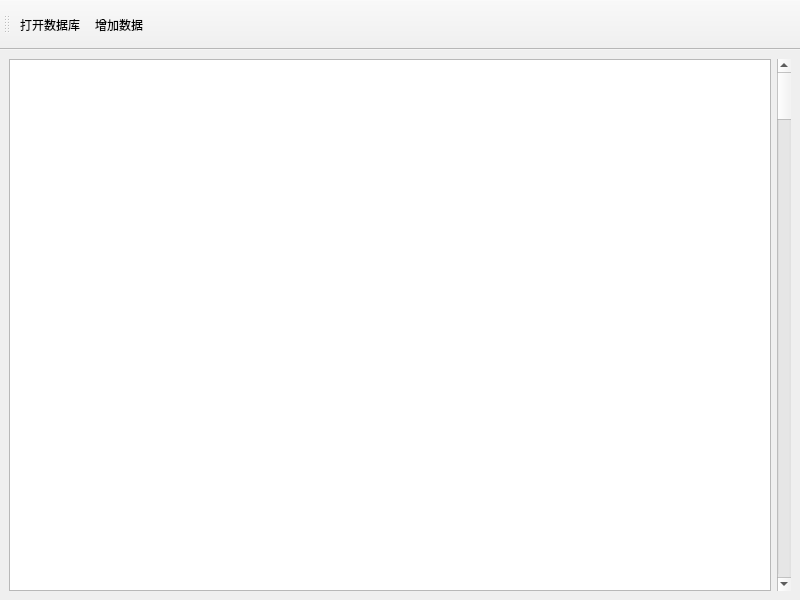
<?xml version="1.0" encoding="UTF-8"?>
<ui version="4.0">
 <class>MainWindow</class>
 <widget class="QMainWindow" name="MainWindow">
  <property name="geometry">
   <rect>
    <x>0</x>
    <y>0</y>
    <width>800</width>
    <height>600</height>
   </rect>
  </property>
  <property name="windowTitle">
   <string>MainWindow</string>
  </property>
  <widget class="QWidget" name="centralwidget">
   <layout class="QHBoxLayout" name="horizontalLayout">
    <item>
     <widget class="QTableView" name="tableView"/>
    </item>
    <item>
     <widget class="QScrollBar" name="verticalScrollBar">
      <property name="orientation">
       <enum>Qt::Vertical</enum>
      </property>
     </widget>
    </item>
   </layout>
  </widget>
  <widget class="QToolBar" name="toolBar">
   <property name="minimumSize">
    <size>
     <width>50</width>
     <height>50</height>
    </size>
   </property>
   <property name="windowTitle">
    <string>toolBar</string>
   </property>
   <attribute name="toolBarArea">
    <enum>TopToolBarArea</enum>
   </attribute>
   <attribute name="toolBarBreak">
    <bool>false</bool>
   </attribute>
   <addaction name="actOpenDB"/>
   <addaction name="actAddData"/>
  </widget>
  <action name="actOpenDB">
   <property name="icon">
    <iconset resource="res.qrc">
     <normaloff>:/images/images/open3.bmp</normaloff>:/images/images/open3.bmp</iconset>
   </property>
   <property name="text">
    <string>打开数据库</string>
   </property>
   <property name="toolTip">
    <string>actOpenDB</string>
   </property>
  </action>
  <action name="actAddData">
   <property name="icon">
    <iconset resource="res.qrc">
     <normaloff>:/images/images/316.bmp</normaloff>:/images/images/316.bmp</iconset>
   </property>
   <property name="text">
    <string>增加数据</string>
   </property>
   <property name="toolTip">
    <string>增加数据</string>
   </property>
  </action>
 </widget>
 <resources>
  <include location="res.qrc"/>
 </resources>
 <connections/>
</ui>
